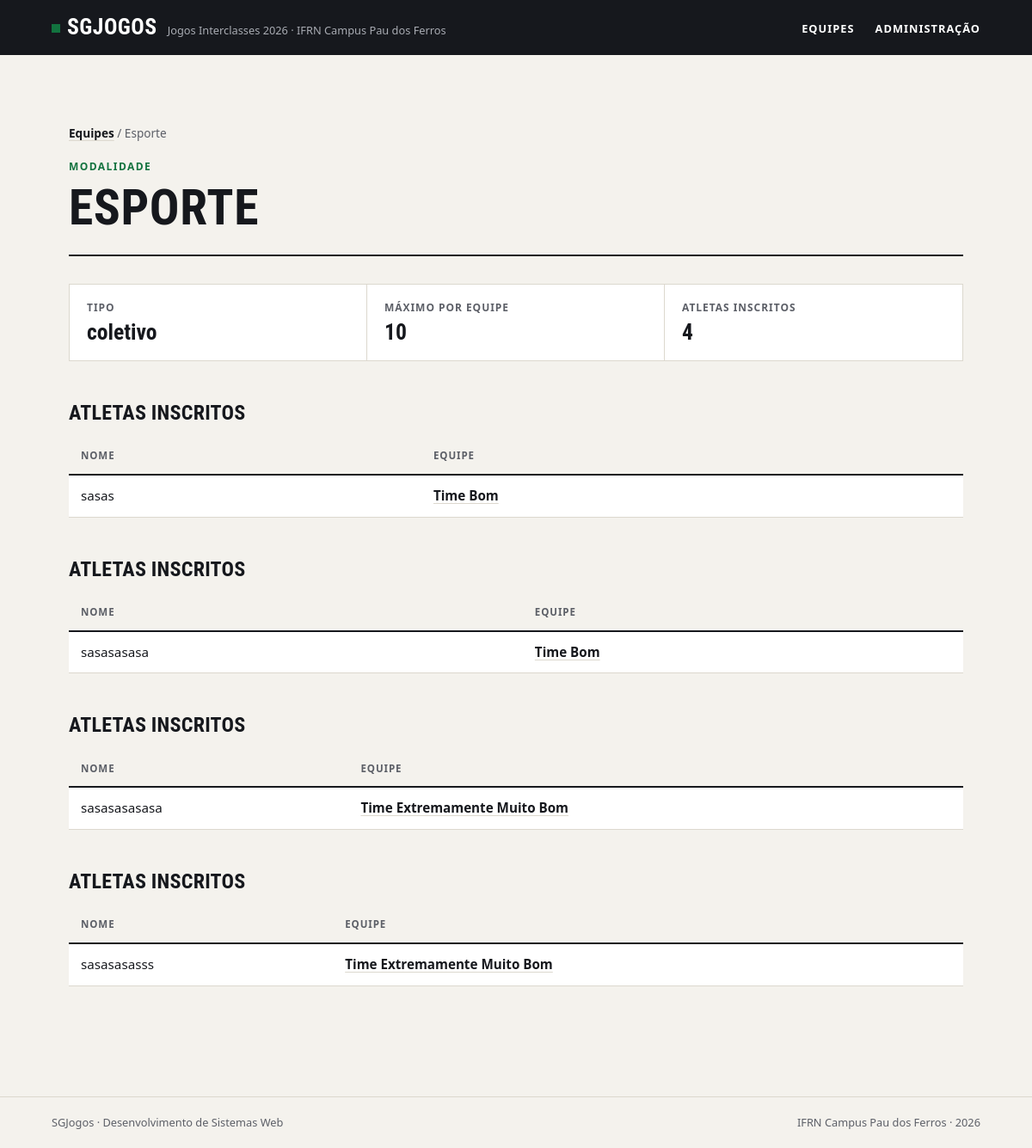
The page /modalidade/1 on the database its author committed.
### jogos/models.py (models this page shows, shortened)
class Modalidade(models.Model):
    nome = models.CharField(max_length=100, unique=True)
    tipo = models.CharField(max_length=20, choices=[('individual', 'Individual'), ('coletivo', 'Coletivo')])
    max_atletas = models.PositiveIntegerField()
    class Meta:
        ordering = ['nome']
        verbose_name = 'modalidade'
        verbose_name_plural = 'modalidades'

class Atleta(models.Model):
    equipe = models.ForeignKey(Equipe, on_delete=models.PROTECT, related_name='atletas')
    nome = models.CharField(max_length=100, unique=True)
    matricula = models.CharField(max_length=100, unique=True)
    data_nascimento = models.DateField()
    modalidades = models.ManyToManyField(Modalidade, blank=True, related_name='atletas')
    class Meta:
        ordering = ['nome']
        verbose_name = 'atleta'
        verbose_name_plural = 'atletas'

class Equipe(models.Model):
    nome = models.CharField(max_length=100, unique=True)
    curso = models.CharField(max_length=100)
    cor = models.DecimalField(max_digits=7, decimal_places=0, default='#000000')
    criado_em = models.DateField(auto_now_add=True)
    class Meta:
        ordering = ['nome']
        verbose_name = 'equipe'
        verbose_name_plural = 'equipes'

### jogos/views.py (the view)
# urls.py: path('modalidade/<int:pk>', views.modalidade, name='modalidade'),
def modalidade(request, pk):
    modalidades = get_object_or_404(Modalidade, pk=pk)
    equipes = modalidades.atletas.all()
    atletas = modalidades.atletas.all()
    return render(request, 'modalidade.html', {'modalidade': modalidades, 'equipes': equipes, 'atletas': atletas})

### jogos/templates/modalidade.html
{% extends 'base.html' %}
{% block content %}
    <main class="conteudo">
        <nav class="trilha"><a href="{% url 'index' %}">Equipes</a> / {{ modalidade.nome }}</nav>
            <header class="topo">
                <span class="sobretitulo">Modalidade</span>
                <h1>{{ modalidade.nome }}</h1>
            </header>
            <dl class="numeros">
                <div>
                    <dt>Tipo</dt>
                    <dd>{{ modalidade.tipo }}</dd>
                </div>
                <div>
                    <dt>Máximo por equipe</dt>
                    <dd>{{ modalidade.max_atletas }}</dd>
                </div>
                <div>
                    <dt>Atletas inscritos</dt>
                    <dd>{{ modalidade.atletas.count }}</dd>
                </div>
            </dl>
        {% for atleta in atletas %}
        <h2>Atletas inscritos</h2>
        <div class="tabela">
            <table>
                <thead>
                    <tr>
                        <th>Nome</th>
                        <th>Equipe</th>
                    </tr>
                </thead>
                <tbody>
                    <tr>
                        <td>{{ atleta.nome }}</td>
                        <td><a href="{% url 'equipe' atleta.equipe.pk %}">{{ atleta.equipe.nome }}</a></td>
                    </tr>
                </tbody>
            </table>
        </div>
        {% empty %}
        <p class="aviso">Nenhum atleta inscrito nesta modalidade.</p>
        {% endfor %}
    </main>
</body>
</html>
{% endblock %}

### jogos/static/css/style.css (style rules this page uses)
:root { --papel: #f4f2ed; --branco: #ffffff; --tinta: #16181d; --tinta-suave: #5c5f67; --linha: #dcd8ce; --verde: #12733f; --verde-claro: #e2efe6; --fonte-texto: system-ui, -apple-system, "Segoe UI", Roboto, Ubuntu, "Helvetica Neue", Arial, sans-serif; --fonte-titulo: "Bahnschrift SemiCondensed", "Bahnschrift", "Avenir Next Condensed", "Roboto Condensed", "Ubuntu Condensed", "Arial Narrow", var(--fonte-texto); }
*, *::before, *::after { box-sizing: border-box; }
* { margin: 0; padding: 0; }
body { min-height: 100vh; display: flex; flex-direction: column; background: var(--papel); color: var(--tinta); font-family: var(--fonte-texto); font-size: 1rem; line-height: 1.55; -webkit-font-smoothing: antialiased; }
a { color: inherit; }
h1, h2, h3 { font-family: var(--fonte-titulo); font-stretch: condensed; font-weight: 700; line-height: 1.05; text-transform: uppercase; letter-spacing: 0.01em; }
.conteudo { width: 100%; max-width: 1120px; margin: 0 auto; padding: 0 20px; }
main.conteudo { flex: 1; padding-top: 40px; padding-bottom: 64px; }
.topo { padding-bottom: 24px; margin-bottom: 32px; border-bottom: 2px solid var(--tinta); }
.sobretitulo { display: block; margin-bottom: 8px; color: var(--verde); font-size: 0.75rem; font-weight: 700; letter-spacing: 0.12em; text-transform: uppercase; }
h1 { font-size: clamp(2.2rem, 6vw, 3.6rem); }
h2 { margin: 48px 0 16px; font-size: 1.5rem; }
.trilha { margin-bottom: 20px; color: var(--tinta-suave); font-size: 0.85rem; }
.trilha a { color: var(--tinta); font-weight: 600; text-decoration-color: var(--linha); text-underline-offset: 3px; }
.numeros { display: grid; grid-template-columns: repeat(auto-fit, minmax(180px, 1fr)); border: 1px solid var(--linha); background: var(--branco); }
.numeros div { padding: 18px 20px; border-right: 1px solid var(--linha); }
.numeros div:last-child { border-right: none; }
.numeros dt { color: var(--tinta-suave); font-size: 0.75rem; font-weight: 700; letter-spacing: 0.08em; text-transform: uppercase; }
.numeros dd { margin-top: 4px; font-family: var(--fonte-titulo); font-stretch: condensed; font-size: 1.6rem; font-weight: 700; line-height: 1.15; font-variant-numeric: tabular-nums; overflow-wrap: anywhere; }
.tabela { overflow-x: auto; }
table { width: 100%; border-collapse: collapse; background: var(--branco); font-size: 0.95rem; font-variant-numeric: tabular-nums; }
th, td { padding: 12px 14px; border-bottom: 1px solid var(--linha); text-align: left; vertical-align: top; }
th { border-bottom: 2px solid var(--tinta); background: var(--papel); color: var(--tinta-suave); font-size: 0.72rem; font-weight: 700; letter-spacing: 0.08em; text-transform: uppercase; }
td a { font-weight: 600; text-decoration-color: var(--linha); text-underline-offset: 3px; }

### rows shown on the page
Modalidade: nome "Esporte", nome "ESPORTE", tipo "coletivo", max_atletas "10", atletas.count "4"
Atleta: nome "sasas", equipe.nome "Time Bom"
Atleta: nome "sasasasasa", equipe.nome "Time Bom"
Atleta: nome "sasasasasasa", equipe.nome "Time Extremamente Muito Bom"
Atleta: nome "sasasasasss", equipe.nome "Time Extremamente Muito Bom"
